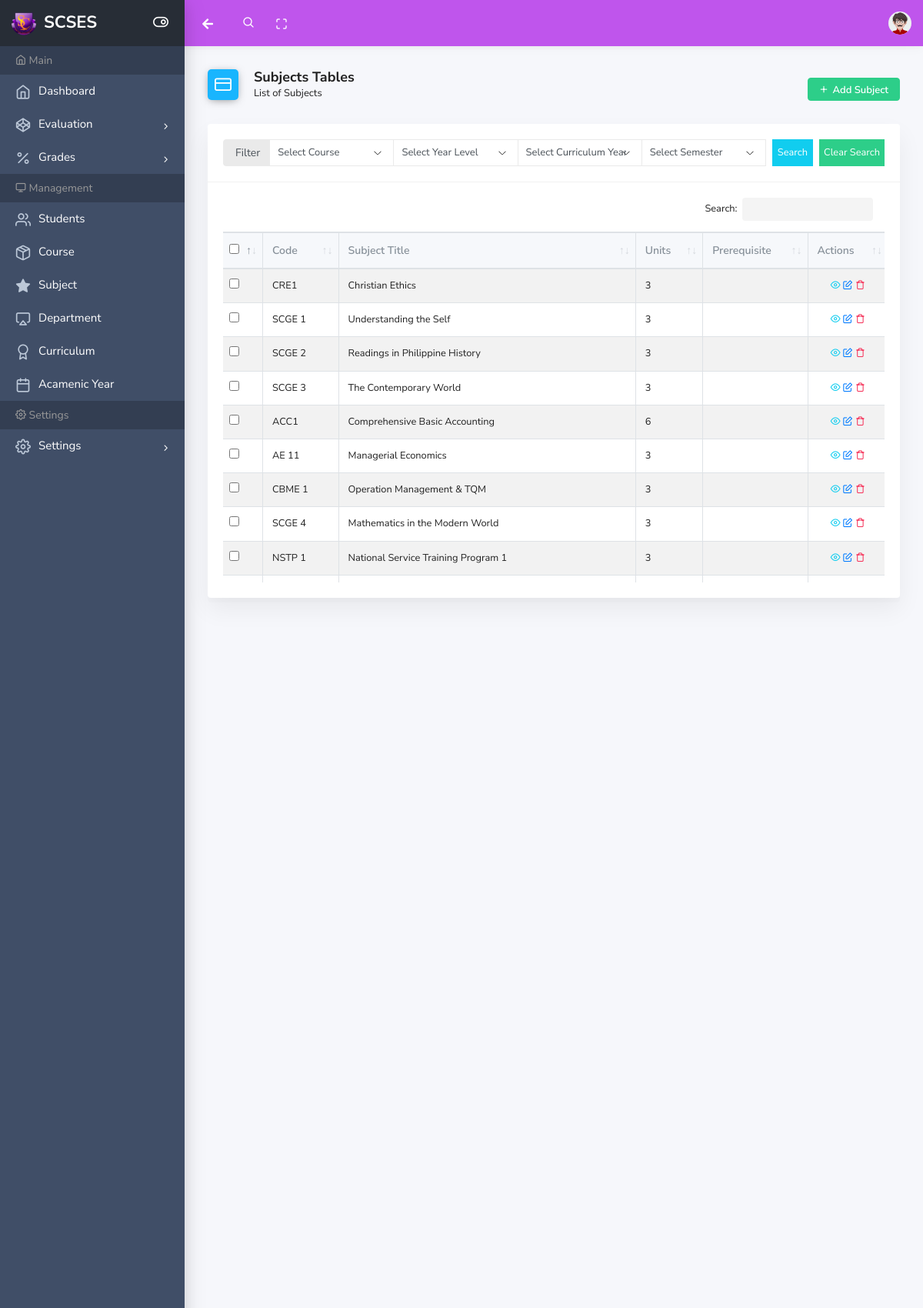
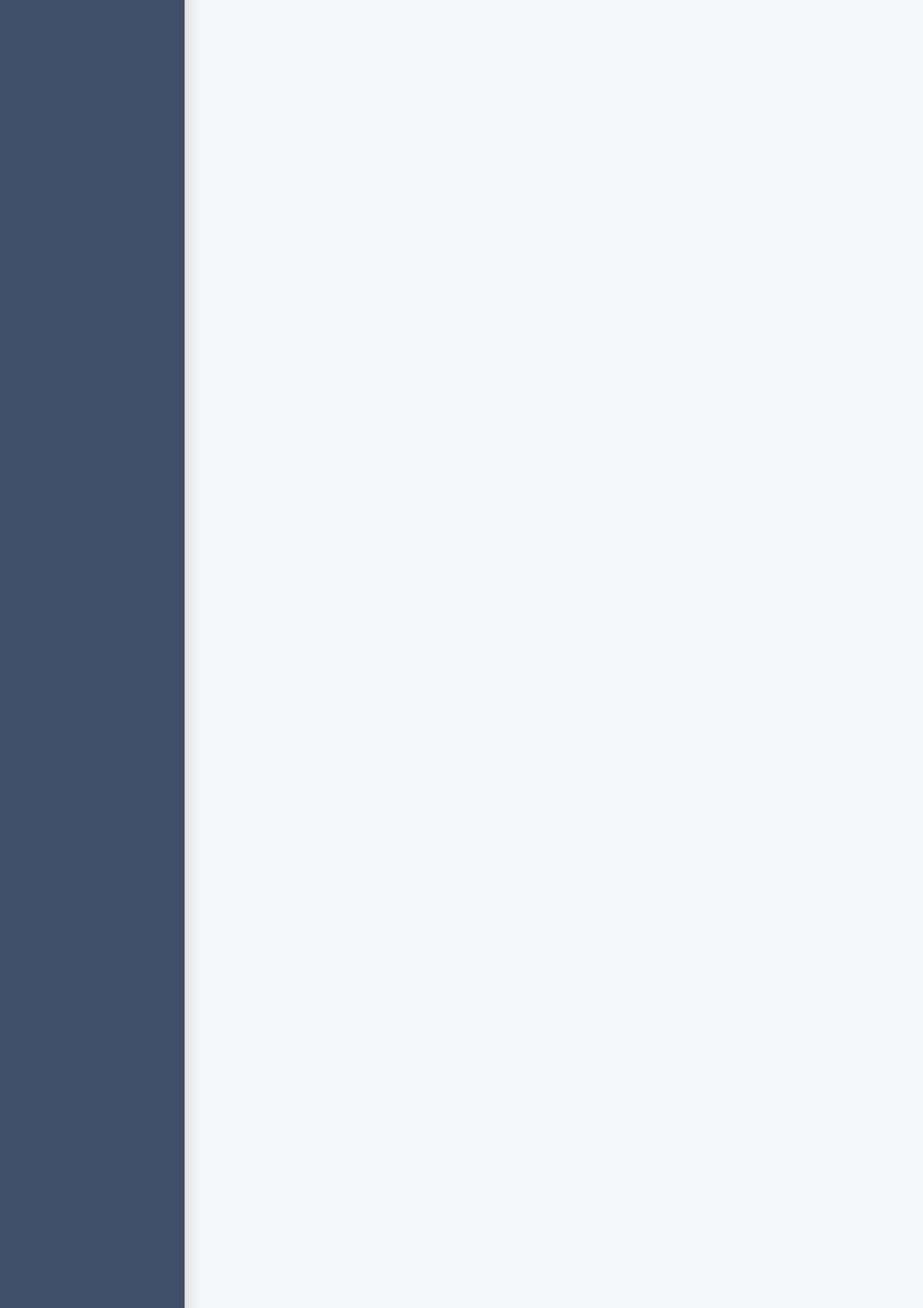
/app/subjects.php (signed in, upper part), run on the app's committed database (2 pictures, top to bottom).
### tables this page shows
CREATE TABLE `subject` (
  `id` int(11) NOT NULL,
  `subject_code` varchar(11) NOT NULL,
  `subject_title` varchar(100) NOT NULL,
  `subject_desc` varchar(250) NOT NULL,
  `units` int(11) NOT NULL,
  `prerequisite` varchar(50) NOT NULL,
  `date_create` datetime NOT NULL DEFAULT current_timestamp()
);

### config/connection.php (called while the page is built, shortened)
<?php
class Connection
{
	private $host="localhost";
	private $user="root";
	private $db="subject_evaluation";
	private $pass="";
	public function __construct(){
	 	$this->conn = new PDO("mysql:host=".$this->host.";dbname=".$this->db,$this->user,$this->pass);
	}
}
?>

### Library/Subject.php (called while the page is built, shortened)
<?php
require_once '../config/connection.php';
require_once '../Model/Subject.php';
$db = new Connection;
$subjects = new Subject($db);
if (isset($_GET['search'])) {
	$subject_list = $subjects->list_subject_curriculum_level($_GET['curriculum'], $_GET['level'], $_GET['semester']);
}else{
	$subject_list = $subjects->list_subject();
}

### Model/Subject.php (called while the page is built, shortened)
<?php
require_once '../config/connection.php';
class Subject extends Connection{
	public function list_subject()
	{
		$stmt = $this->conn->prepare("SELECT * FROM `subject`");
		if ($stmt->execute()) {
		 	return $stmt;
		}else{
			return false;
		}
	}
}

### app/subjects.php (the view, shortened to what this page needs)
<?php
require_once '../Library/Subject.php';
require_once 'layout/main.php';
?>
    <body>
        <div class="wrapper">
           <?php require_once 'layout/header.php'; ?>
            <div class="page-wrap">
                <?php require_once 'layout/sidebar.php'; ?>
                <div class="main-content">
                    <div class="container-fluid">
                        <div class="page-header">
                            <div class="row align-items-end">
                                <div class="col-lg-8">
                                    <div class="page-header-title">
                                        <i class="ik ik-credit-card bg-blue"></i>
                                        <div class="d-inline">
                                            <h5>Subjects Tables</h5>
                                            <span>List of Subjects</span>
                                        </div>
                                    </div>
                                </div>
                                <div class="col-lg-4">
                                    <nav class="breadcrumb-container" aria-label="breadcrumb">
                                        <a href="subject_add.php" class="btn btn-success"><i class="ik ik-plus"></i>Add Subject</a>
                                    </nav>
                                </div>
                            </div>
                        </div>
                        <div class="card">
                            <form action="" method="GET" class="card-header">
                                <div class="input-group" style="margin-bottom: 0;">
                                  <div class="input-group-prepend">
                                    <span class="input-group-text" id="">Filter</span>
                                  </div>
                                  <select type="text" class="form-control" name="course" required="" id="course">
                                      <option value=""> Select Course</option>
                                  </select>
                                  <select type="text" class="form-control" name="level" required="">
                                      <option value=""> Select Year Level</option>
                                  </select>
                                  <select type="text" class="form-control" name="curriculum" required="" id="curriculum">
                                      <option value=""> Select Curriculum Year</option>
                                  </select>
                                  <select type="text" class="form-control" name="semester" required="" id="semester">
                                      <option value=""> Select Semester</option>
                                  </select>
                                  <button type="submit" class="btn-info ml-2" style="height: 35px;">Search</button>
                                  <button  onclick="window.location = 'subjects.php'" type="button" class="btn-success ml-2 border-0" style="height: 35px;">Clear Search</button>
                                </div>
                            </form>
                            <div class="card-body">
                               <div class="dt-responsive">
                                <form method="post" action="test" id="target">
                                    <div class=" col-12 scrollable scrollable_x">
                                    <table id="scr-vtr-dynamic"
                                           class="table table-striped table-bordered">
                                        <thead>
                                            <tr>
                                                <th class="nosort" width="10">
                                                        <input type="checkbox" id="selectall" name="check[]">
                                                </th>
                                                <th>Code</th>
                                                <th>Subject Title</th>
                                                <th>Units</th>
                                                <th>Prerequisite</th>
                                                <th>Actions</th>
                                            </tr>
                                        </thead>
                                        <tbody>
                                            <?php
                                                foreach ($subject_list as $subject) {
                                            ?>
                                                <tr>
                                                    <td>
                                                            <input type="checkbox" class="select_all_child" id="" name="check[]" value="">
                                                    </td>
                                                    <td><?php echo $subject['subject_code'];?></td>
                                                    <td><?php echo $subject['subject_title'];?></td>
                                                    <td><?php echo $subject['units'];?></td>
                                                    <td><?php echo $subject['prerequisite'];?></td>
                                                    <td class="text-center">
                                                        <a href="#" class="text-info subject_info" data-index="<?php echo $subject['id']; ?>" data-toggle="modal" data-target="#subject_info"><i class="ik ik-eye"></i></a>
                                                        <a href="subject_edit.php?id=<?php echo $subject['id'];?>" class="text-primary"><i class="ik ik-edit"></i></a>
                                                        <a href="subject_delete.php?id=<?php echo $subject['id'];?>" class="text-danger"><i class="ik ik-trash"></i></a>
                                                    </td>
                                                </tr>
                                            <?php
                                                }
                                            ?>
                                        </tbody>
                                    </table>
                                    </div>
                                    </form>
                                </div>
                            </div>
                        </div>
                    </div>
                </div>
            </div>
        </div>
    </body>
</html>

### app/subjects.php (style rules this page uses)
.scrollable { overflow:scroll; height:500px; }
.scrollable_x { width: 1175px; overflow-x: auto; white-space: nowrap; }

### data on the page
subject: subject_code "CRE1", subject_title "Christian Ethics", units "3"
subject: subject_code "SCGE 1", subject_title "Understanding the Self", units "3"
subject: subject_code "SCGE 2", subject_title "Readings in Philippine History", units "3"
subject: subject_code "SCGE 3", subject_title "The Contemporary World", units "3"
subject: subject_code "ACC1", subject_title "Comprehensive Basic Accounting", units "6"
subject: subject_code "AE 11", subject_title "Managerial Economics", units "3"
subject: subject_code "CBME 1", subject_title "Operation Management & TQM", units "3"
subject: subject_code "SCGE 4", subject_title "Mathematics in the Modern World", units "3"
subject: subject_code "NSTP 1", subject_title "National Service Training Program 1", units "3"
